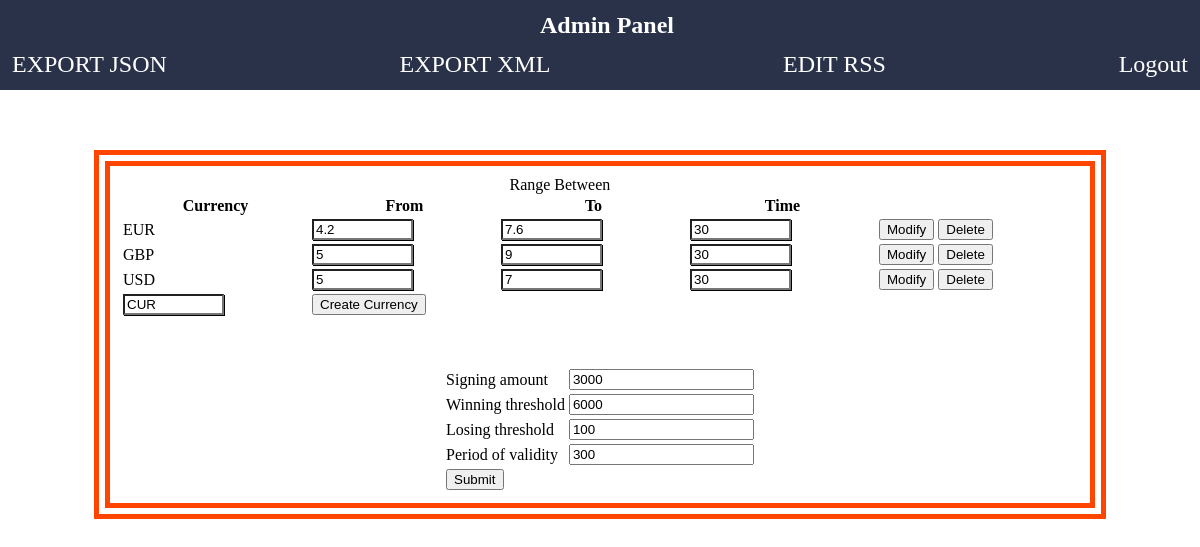
/page/Admin.php (signed in), run on the app's committed database.
### tables this page shows
CREATE TABLE `currency` (
  `name` varchar(8) NOT NULL,
  `cur_value` double NOT NULL,
  `last_value` double(10,3) NOT NULL,
  `min_value` double NOT NULL,
  `max_value` double NOT NULL,
  `update_time` int(11) NOT NULL,
  `last_update` datetime NOT NULL
);

CREATE TABLE `game` (
  `valid_time` int(11) NOT NULL,
  `init_money` double NOT NULL,
  `win_limit` double NOT NULL,
  `lose_limit` double NOT NULL
);

### script/include.php (called while the page is built, shortened)
<?php
function get_game_data(){
	require('db.php');
	$sql="SELECT * FROM `game`;";
	$result=mysqli_query($con,$sql) or die (mysqli_error($con));
	if ($result){
		return $result;
	}
	else return 0;
}
function get_currency(){
	require('db.php');
	$sql="SELECT * FROM `currency`;";
	$result=mysqli_query($con,$sql) or die (mysqli_error($con));
	if ($result){
		return $result;
	}
	else return 0;
}
?>

### script/edit_currency.php (the view, shortened to what this page needs)
<?php
require ('db.php');
include_once ('include.php');
$result=get_currency();
if (mysqli_num_rows($result)>0){
	while ($row=mysqli_fetch_assoc($result)){ ?>
		<form method="post" action="<?php echo htmlentities($_SERVER['PHP_SELF']); ?>">
		<tr>
			<td><?php echo $row['name'];?></td>
			<td><input type="number" step="any" class="changeRate" name="min_value" value="<?php echo $row['min_value'];?>"></td>
			<td><input type="number" step="any" class="changeRate" name="max_value" value="<?php echo $row['max_value'];?>"></td>
			<td><input type="number" class="changeRate" name="update_time" value="<?php echo $row['update_time'];?>"></td>
			<td><input type="submit" name="submit" value="Modify"></button></td>
			<td><input type="submit" name="delete" value="Delete"></button></td>
            <td><input type="hidden" name="name" value="<?php echo $row['name'];?>"></td>
		</tr>
		</form>
	<?php
	} ?>
	<tr>
	<form method="post" action="<?php echo htmlentities($_SERVER['PHP_SELF']); ?>">
	<td><input type="text" class="changeRate" name="name" value="CUR"></td>
	<td><input type="submit" name="insert" value="Create Currency"></button></td>
	</form>
	</tr>
<?php
}
?>

### script/edit_gameinfo.php (shortened to what this page needs)
<?php
require('db.php');
include_once('include.php');
$result = get_game_data();
$result = mysqli_fetch_assoc($result);
?>
<form method="post" action="<?php echo htmlentities($_SERVER['PHP_SELF']); ?>">
    <tr>
        <td>Signing amount</td>
        <td><input type="number" name='signamt' value='<?php echo $result['init_money']?>'><br></td>
    </tr>
    <tr>
        <td>Winning threshold</td>
        <td><input type="number" name="wintresh" value='<?php echo $result['win_limit']?>'><br></td>
    </tr>
    <tr>
        <td>Losing threshold</td>
        <td><input type="number" name="lostresh" value='<?php echo $result['lose_limit']?>'><br></td>
    </tr>
    <tr>
        <td>Period of validity</td>
        <td> <input type="number" name='validtime' value='<?php echo $result['valid_time']?>'><br></td>
    </tr>
    <tr>
        <td><input type="submit" name="submit" value="Submit"></td>
    </tr>
   </form>

### style/Client.css (style rules this page uses)
body { margin: 0; padding: 0; }

### page/Admin.php (style rules this page uses)
.changeRate { width:50%; margin-right: auto; box-shadow: 1px 1px #000000; }

### data on the page
currency: name "EUR", min_value "4.2", max_value "7.6", update_time "30"
currency: name "GBP", min_value "5", max_value "9", update_time "30"
currency: name "USD", min_value "5", max_value "7", update_time "30"
game: signamt "3000", wintresh "6000", lostresh "100", validtime "300"
